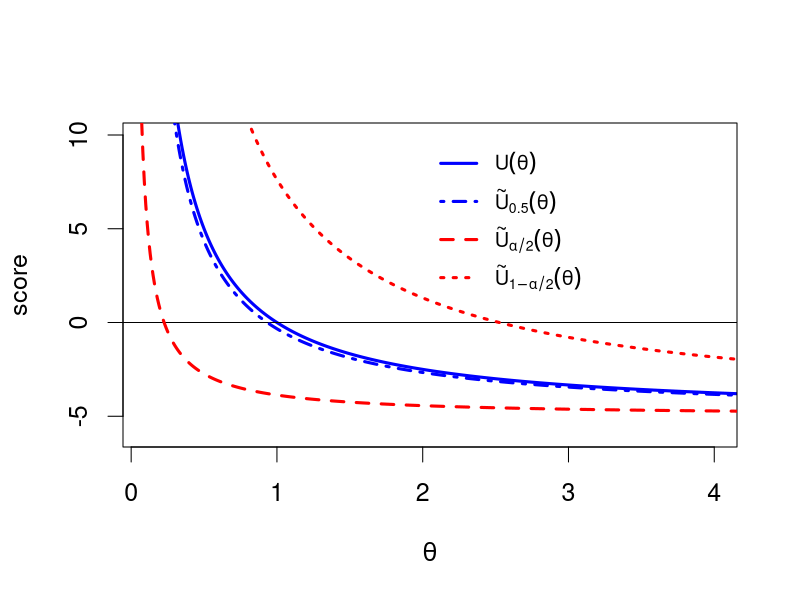

Source code (R):
# Confidence limits for the parameter theta of an exponential 
# distribution with mean 1/theta based on n iid observations.
# Example 1 in
# Higher-order approximate confidence intervals
# Pinheiro, E.C, Ferrari, S.L.P., Medeiros, F.M.C.
# 2020
# Date: 07/07/2020


#-----------------------------------------------------------------------------------------
# Plot 
#-----------------------------------------------------------------------------------------

setEPS()
n=5 #sample size
xbar=1 #sample mean
alpha=0.01 #To construct gamma = 1-alpha confidence limits
k<-function(alpha){
  return( 1-(1/sqrt(n))*(qnorm(alpha)-(qnorm(alpha)^2-1)/(3*sqrt(n))+(qnorm(alpha)^3-7*qnorm(alpha))/(36*n)))
}
U<-function(theta){
  return(n*(1/theta-xbar))
}
Ulower<-function(theta){
  return(n*(1/theta*k(1-alpha/2)-xbar))
}
Uupper<-function(theta){
  return(n*(1/theta*k(alpha/2)-xbar))
}
UMedian<-function(theta){
  return(n*(1/theta*k(0.5)-xbar))
}

theta<-seq(0.01,4.5,0.01)

alpha=0.01 #To construct gamma = 1-alpha confidence limits
par(cex=1.5)
plot(theta,U(theta),type="l",col="blue",lwd=3,lty=1,xlim=c(0.1,4),ylim=c(-6,10),xlab=expression(theta),ylab="score")
abline(h=0)
lines(theta,Ulower(theta),type="l",col="red" ,lwd=3,lty=2)
lines(theta,Uupper(theta),type="l",col="red" ,lwd=3,lty=3)
lines(theta,UMedian(theta),type="l",col="blue" ,lwd=3,lty=4)
legend(bty="n",x=2,y=10.2,
       legend=c(expression(U(theta),tilde(U)[0.5](theta),tilde(U)[alpha/2](theta),tilde(U)[1-alpha/2](theta))),
       col=c("blue","blue","red","red"),lwd=c(3,3,3,3),lty=c(1,4,2,3),cex=0.8,y.intersp=1.5)

#-----------------------------------------------------------------------------------------
# Table 
#-----------------------------------------------------------------------------------------

# MLE
MLE <- 1/xbar
MLE

# 1 - alpha confidence limits

liminf<-0.01  
limsup<-3.5
step<-0.001
theta <- seq(liminf,limsup,step) 

# thetahat <- 1
ALPHA<-c(0.10,0.05,0.01) 
N<-c(3,5,7)
table<-matrix(,nrow=21,ncol=6)
for(i in 1:length(N)){
  for(j in 1:length(ALPHA)){
    n<-N[i]
    alpha<-ALPHA[j] #To construct gamma = 1-alpha confidence limits

    #MLE with asymp normality
    #
    LowerMLE <- MLE - qnorm(1-alpha/2)*MLE/sqrt(n)
    UpperMLE <- MLE + qnorm(1-alpha/2)*MLE/sqrt(n)
    #
    #MBR with asymp normality
    #
    # Median bias reduction
    MBR <- as.numeric(uniroot(UMedian, c(0.1,4), tol = 1e-15)[1])
    LowerMBR <- MBR - qnorm(1-alpha/2)*MBR/sqrt(n)
    UpperMBR <- MBR + qnorm(1-alpha/2)*MBR/sqrt(n)
    #
    #HOACI - solve modified score equation 
    #
    LowerHOACISo <- as.numeric(uniroot(Ulower, c(0.1,4), tol = 1e-15)[1])
    UpperHOACISo <- as.numeric(uniroot(Uupper, c(0.1,4), tol = 1e-15)[1])
    #
    #HOACI - analytic formula 
    #
    LowerHOACIAn <- MLE*k(1-alpha/2)
    UpperHOACIAn <- MLE*k(alpha/2)
    #
    #Exact - uses the exact distribution of 2*n*theta*xbar, a chi-squared dist with 2n df.
    #
    LowerExact<-qchisq(  alpha/2,2*n)/(2*n*xbar)
    UpperExact<-qchisq(1-alpha/2,2*n)/(2*n*xbar)
    #
    #r and r*
    #
    r <- (MLE-theta)/abs(MLE-theta)*sqrt(2*n*(log(MLE/theta) - 1 + theta/MLE ))
    Ustar <- sqrt(n)/MLE*abs((MLE-theta))
    rstar <- r + log(Ustar/abs(r))/r
    res <- cbind(theta,r,rstar)
    
    u <- qnorm(1-alpha/2)
    Lowerr<-NULL
    l<-1
    while(res[l,2]>u){
      Lowerr<-res[l,1]
      l<-l+1
    } 
    Lowerrstar<-NULL
    l<-1
    while(res[l,3]>u){
      Lowerrstar<-res[l,1]
      l<-l+1
    } 
    
    u <- -qnorm(1-alpha/2)
    Upperr<-NULL
    l<-length(theta)
    while(res[l,2]<u){
      Upperr<-res[l,1]
      l<-l-1
    } 
    Upperrstar<-NULL
    l<-length(theta)
    while(res[l,3]<u){
      Upperrstar<-res[l,1]
      l<-l-1
    }

    table[7*i-6,2*j-1]  <-LowerMLE
    table[7*i-6,2*j]    <-UpperMLE
    table[7*i-5,2*j-1]  <-LowerMBR
    table[7*i-5,2*j]    <-UpperMBR
    table[7*i-4,2*j-1]  <-LowerHOACISo
    table[7*i-4,2*j]    <-UpperHOACISo
    table[7*i-3,2*j-1]  <-LowerMLE
    table[7*i-3,2*j]    <-UpperMLE
    table[7*i-2,2*j-1]  <-Lowerr
    table[7*i-2,2*j]    <-Upperr
    table[7*i-1,2*j-1]  <-Lowerrstar
    table[7*i-1,2*j]    <-Upperrstar
    table[7*i  ,2*j-1]  <-LowerExact
    table[7*i  ,2*j]    <-UpperExact
  }
}
rownames(table)<-c("MLE     n=3","MBR     n=3","QBR     n=3","score   n=3","r       n=3","rstar   n=3","Exact   n=3",
                   "MLE     n=5","MBR     n=5","QBR     n=5","score   n=5","r       n=5","rstar   n=5","Exact   n=5",
                   "MLE     n=7","MBR     n=7","QBR     n=7","score   n=7","r       n=7","rstar   n=7","Exact   n=7")
colnames(table)<-c("90%","90%","95%","95%","99%","99%")
# 1 - alpha confidence limits
round(table,2)


